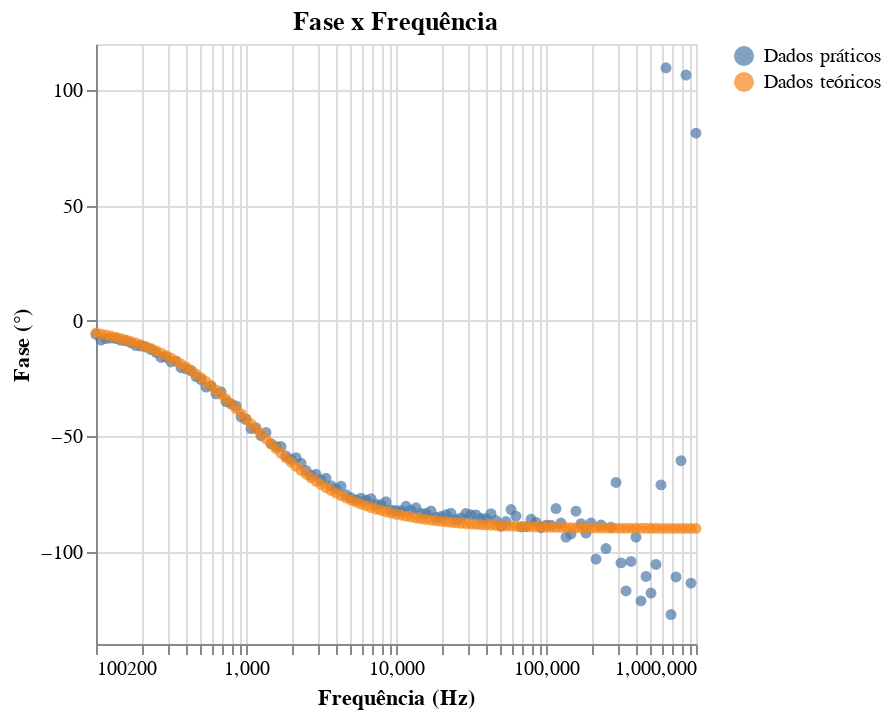

The code cell stored with this chart in its notebook:
### Markdown cell above
#### Fase

### Code cell
grafico_fase = alt.Chart(bode).mark_circle().encode(
    alt.X('Freq(Hz)', title='Frequência (Hz)', scale=alt.Scale(type='log')),
    alt.Y('Phase', title='Fase (°)'),
    alt.Color('Type', title=None)
).properties(title="Fase x Frequência")
grafico_fase

### Figure 1 — Vega-Lite specification as saved in the notebook (floating-point values rounded to 4 significant figures; data arrays with more than 128 entries replaced by an {"elided": "..."} marker saying what was removed)
{"config": {"view": {"continuousWidth": 300, "continuousHeight": 300}}, "data": {"name": "data-72ff04e919e6ba0f28f14a9bc912636f"}, "mark": {"type": "circle"}, "encoding": {"color": {"field": "Type", "title": null, "type": "nominal"}, "x": {"field": "Freq(Hz)", "scale": {"type": "log"}, "title": "Frequência (Hz)", "type": "quantitative"}, "y": {"field": "Phase", "title": "Fase (°)", "type": "quantitative"}}, "title": "Fase x Frequência", "$schema": "https://vega.github.io/schema/vega-lite/v5.20.1.json", "datasets": {"data-72ff04e919e6ba0f28f14a9bc912636f": {"elided": "242 records"}}}
